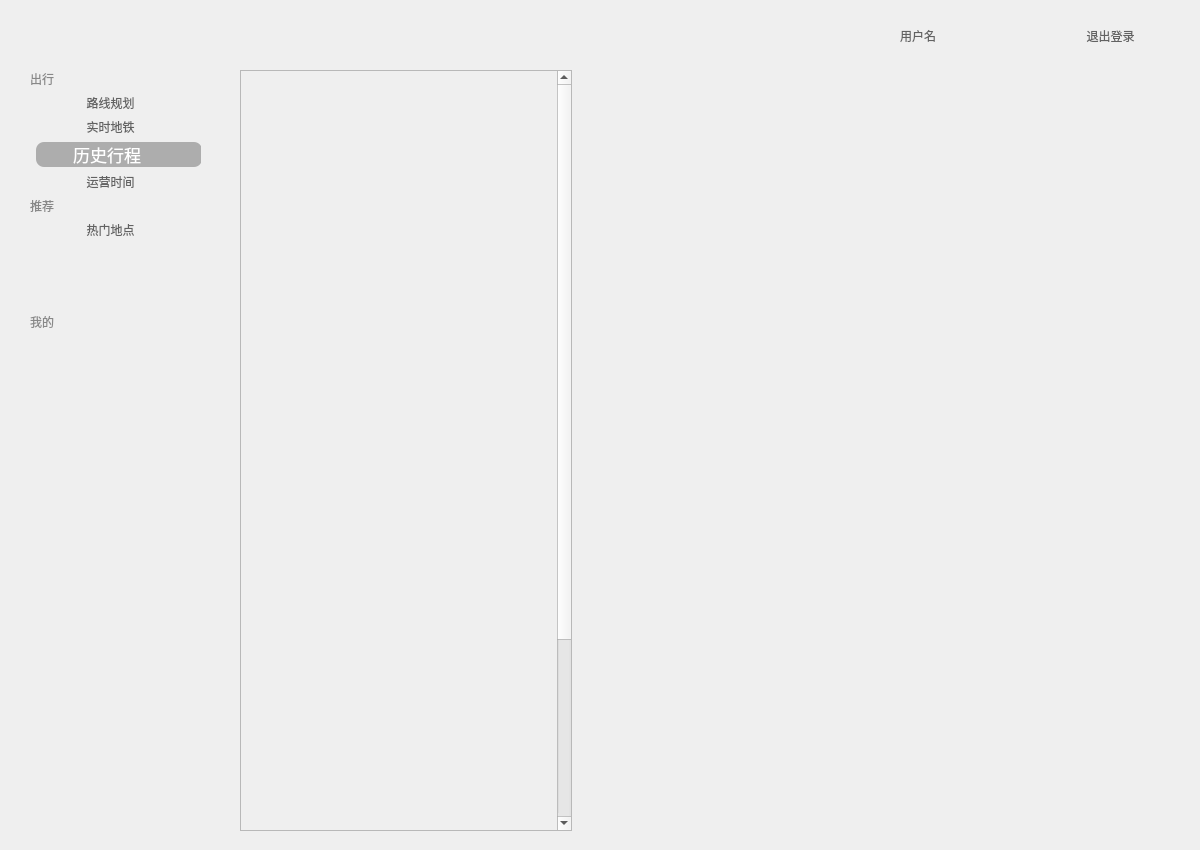
<?xml version="1.0" encoding="UTF-8"?>
<ui version="4.0">
 <class>historyRoute</class>
 <widget class="QWidget" name="historyRoute">
  <property name="geometry">
   <rect>
    <x>0</x>
    <y>0</y>
    <width>1200</width>
    <height>850</height>
   </rect>
  </property>
  <property name="windowTitle">
   <string>MetroPlus</string>
  </property>
  <property name="windowIcon">
   <iconset resource="image.qrc">
    <normaloff>:/new/prefix1/image/logo.png</normaloff>:/new/prefix1/image/logo.png</iconset>
  </property>
  <property name="styleSheet">
   <string notr="true"/>
  </property>
  <widget class="QLabel" name="logo">
   <property name="geometry">
    <rect>
     <x>10</x>
     <y>10</y>
     <width>201</width>
     <height>51</height>
    </rect>
   </property>
   <property name="styleSheet">
    <string notr="true">border-image: url(:/new/prefix1/image/LOGO2.png);
background-color: rgba(255, 255, 255, 0);</string>
   </property>
   <property name="text">
    <string/>
   </property>
  </widget>
  <widget class="QLabel" name="menuBg">
   <property name="geometry">
    <rect>
     <x>0</x>
     <y>0</y>
     <width>221</width>
     <height>850</height>
    </rect>
   </property>
   <property name="styleSheet">
    <string notr="true">background-color: rgba(240, 240, 240,150);</string>
   </property>
   <property name="text">
    <string/>
   </property>
  </widget>
  <widget class="QWidget" name="menuWidget" native="true">
   <property name="geometry">
    <rect>
     <x>30</x>
     <y>70</y>
     <width>171</width>
     <height>571</height>
    </rect>
   </property>
   <property name="styleSheet">
    <string notr="true">background-color: rgba(255, 255, 255, 0);</string>
   </property>
   <widget class="QWidget" name="verticalLayoutWidget">
    <property name="geometry">
     <rect>
      <x>0</x>
      <y>0</y>
      <width>172</width>
      <height>261</height>
     </rect>
    </property>
    <layout class="QVBoxLayout" name="menu">
     <item>
      <widget class="QPushButton" name="travel">
       <property name="styleSheet">
        <string notr="true">font:700 9pt &quot;微软雅黑&quot;;
color: rgb(136, 136, 136);
background:transparent;
border-width:0;
border-style:outset;
text-align : left;</string>
       </property>
       <property name="text">
        <string>出行</string>
       </property>
      </widget>
     </item>
     <item>
      <layout class="QFormLayout" name="formLayout_3">
       <item row="1" column="1">
        <widget class="QPushButton" name="realTime">
         <property name="styleSheet">
          <string notr="true">QPushButton { 
background:transparent;
border-width:0;
border-style:outset;
font: 13pt &quot;微软雅黑&quot;;
color: rgba(0, 0, 0, 150);
 } 

QPushButton:hover { 
background-color: rgba(0,0,0,20);
border-radius: 8px;
}
</string>
         </property>
         <property name="text">
          <string>实时地铁     </string>
         </property>
         <property name="icon">
          <iconset resource="image.qrc">
           <normaloff>:/new/prefix1/image/realTimeIcon.png</normaloff>:/new/prefix1/image/realTimeIcon.png</iconset>
         </property>
         <property name="iconSize">
          <size>
           <width>15</width>
           <height>15</height>
          </size>
         </property>
        </widget>
       </item>
       <item row="2" column="1">
        <widget class="QPushButton" name="historyRoute_2">
         <property name="styleSheet">
          <string notr="true">font: 13pt Microsoft YaHei UI;color: rgb(255, 255, 255);border-radius: 8px;background-color: rgba(0,0,0, 70);</string>
         </property>
         <property name="text">
          <string>历史行程     </string>
         </property>
         <property name="icon">
          <iconset resource="image.qrc">
           <normaloff>:/new/prefix1/image/operationTimeIcon.png</normaloff>:/new/prefix1/image/operationTimeIcon.png</iconset>
         </property>
         <property name="iconSize">
          <size>
           <width>15</width>
           <height>15</height>
          </size>
         </property>
        </widget>
       </item>
       <item row="3" column="1">
        <widget class="QPushButton" name="operationTime">
         <property name="styleSheet">
          <string notr="true">QPushButton { 
background:transparent;
border-width:0;
border-style:outset;
font: 13pt &quot;微软雅黑&quot;;
color: rgba(0, 0, 0, 150);
 } 

QPushButton:hover { 
background-color: rgba(0,0,0,20);
border-radius: 8px;
}
</string>
         </property>
         <property name="text">
          <string>运营时间     </string>
         </property>
         <property name="icon">
          <iconset resource="image.qrc">
           <normaloff>:/new/prefix1/image/historyRouteIcon.png</normaloff>:/new/prefix1/image/historyRouteIcon.png</iconset>
         </property>
         <property name="iconSize">
          <size>
           <width>15</width>
           <height>15</height>
          </size>
         </property>
        </widget>
       </item>
       <item row="0" column="1">
        <widget class="QPushButton" name="routePlanning">
         <property name="styleSheet">
          <string notr="true">QPushButton { 
background:transparent;
border-width:0;
border-style:outset;
font: 13pt &quot;微软雅黑&quot;;
color: rgba(0, 0, 0, 150);
 } 

QPushButton:hover { 
background-color: rgba(0,0,0,20);
border-radius: 8px;
}
</string>
         </property>
         <property name="text">
          <string>路线规划     </string>
         </property>
         <property name="icon">
          <iconset resource="image.qrc">
           <normaloff>:/new/prefix1/image/routePlanningIcon.png</normaloff>:/new/prefix1/image/routePlanningIcon.png</iconset>
         </property>
         <property name="iconSize">
          <size>
           <width>15</width>
           <height>15</height>
          </size>
         </property>
        </widget>
       </item>
      </layout>
     </item>
     <item>
      <widget class="QPushButton" name="recommend">
       <property name="styleSheet">
        <string notr="true">font: 700 9pt &quot;微软雅黑&quot;;
color: rgb(136, 136, 136);
background:transparent;
border-width:0;
border-style:outset;
text-align : left;</string>
       </property>
       <property name="text">
        <string>推荐</string>
       </property>
      </widget>
     </item>
     <item>
      <layout class="QFormLayout" name="formLayout_5">
       <item row="0" column="1">
        <widget class="QPushButton" name="hotPlace">
         <property name="styleSheet">
          <string notr="true">QPushButton { 
background:transparent;
border-width:0;
border-style:outset;
font: 13pt &quot;微软雅黑&quot;;
color: rgba(0, 0, 0, 150);
 } 

QPushButton:hover { 
background-color: rgba(0,0,0,20);
border-radius: 8px;
}
</string>
         </property>
         <property name="text">
          <string>热门地点     </string>
         </property>
         <property name="icon">
          <iconset resource="image.qrc">
           <normaloff>:/new/prefix1/image/hotPlaceIcon.png</normaloff>:/new/prefix1/image/hotPlaceIcon.png</iconset>
         </property>
         <property name="iconSize">
          <size>
           <width>15</width>
           <height>15</height>
          </size>
         </property>
        </widget>
       </item>
      </layout>
     </item>
     <item>
      <widget class="QPushButton" name="person">
       <property name="styleSheet">
        <string notr="true">font: 700 9pt &quot;微软雅黑&quot;;
color: rgb(136, 136, 136);
background:transparent;
border-width:0;
border-style:outset;
text-align : left;</string>
       </property>
       <property name="text">
        <string>我的</string>
       </property>
      </widget>
     </item>
    </layout>
   </widget>
  </widget>
  <widget class="QLabel" name="username">
   <property name="geometry">
    <rect>
     <x>900</x>
     <y>20</y>
     <width>131</width>
     <height>31</height>
    </rect>
   </property>
   <property name="styleSheet">
    <string notr="true">background:transparent;
font: 12pt &quot;黑体&quot;;
border-style:outset;
color: rgba(0, 0, 0, 150);</string>
   </property>
   <property name="text">
    <string>用户名</string>
   </property>
  </widget>
  <widget class="QPushButton" name="exit_button">
   <property name="geometry">
    <rect>
     <x>1060</x>
     <y>20</y>
     <width>101</width>
     <height>31</height>
    </rect>
   </property>
   <property name="styleSheet">
    <string notr="true">QPushButton { 
background:transparent;
font: 12pt &quot;黑体&quot;;
border-style:outset;
color: rgba(0, 0, 0, 150);
 } 

QPushButton:hover { 
color: rgba(0, 0, 0, 200);
}
</string>
   </property>
   <property name="text">
    <string>退出登录</string>
   </property>
   <property name="icon">
    <iconset resource="image.qrc">
     <normaloff>:/new/prefix1/image/exit_image.png</normaloff>:/new/prefix1/image/exit_image.png</iconset>
   </property>
   <property name="iconSize">
    <size>
     <width>15</width>
     <height>15</height>
    </size>
   </property>
  </widget>
  <widget class="QPushButton" name="profile_photo">
   <property name="geometry">
    <rect>
     <x>860</x>
     <y>20</y>
     <width>31</width>
     <height>31</height>
    </rect>
   </property>
   <property name="styleSheet">
    <string notr="true">background:transparent;
border-radius: 15px;
border-image: url(:/new/prefix1/image/head1.png);</string>
   </property>
   <property name="text">
    <string/>
   </property>
   <property name="iconSize">
    <size>
     <width>31</width>
     <height>31</height>
    </size>
   </property>
  </widget>
  <widget class="QPushButton" name="cloth_button">
   <property name="geometry">
    <rect>
     <x>1030</x>
     <y>20</y>
     <width>31</width>
     <height>31</height>
    </rect>
   </property>
   <property name="styleSheet">
    <string notr="true">background:transparent;
border-style:outset;</string>
   </property>
   <property name="text">
    <string/>
   </property>
   <property name="icon">
    <iconset resource="image.qrc">
     <normaloff>:/new/prefix1/image/cloth_image.png</normaloff>:/new/prefix1/image/cloth_image.png</iconset>
   </property>
   <property name="iconSize">
    <size>
     <width>18</width>
     <height>15</height>
    </size>
   </property>
  </widget>
  <widget class="QScrollArea" name="scrollArea">
   <property name="geometry">
    <rect>
     <x>240</x>
     <y>70</y>
     <width>332</width>
     <height>761</height>
    </rect>
   </property>
   <property name="styleSheet">
    <string notr="true"/>
   </property>
   <property name="widgetResizable">
    <bool>true</bool>
   </property>
   <widget class="QWidget" name="scrollAreaWidgetContents">
    <property name="geometry">
     <rect>
      <x>0</x>
      <y>0</y>
      <width>320</width>
      <height>1000</height>
     </rect>
    </property>
    <property name="minimumSize">
     <size>
      <width>0</width>
      <height>1000</height>
     </size>
    </property>
   </widget>
  </widget>
  <zorder>menuBg</zorder>
  <zorder>logo</zorder>
  <zorder>menuWidget</zorder>
  <zorder>username</zorder>
  <zorder>exit_button</zorder>
  <zorder>profile_photo</zorder>
  <zorder>cloth_button</zorder>
  <zorder>scrollArea</zorder>
 </widget>
 <resources>
  <include location="image.qrc"/>
 </resources>
 <connections/>
</ui>
